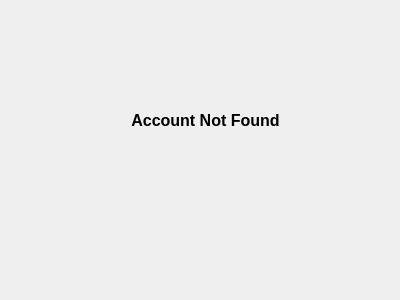
<?xml version="1.0" encoding="UTF-8"?>
<ui version="4.0">
 <class>Form</class>
 <widget class="QWidget" name="Form">
  <property name="geometry">
   <rect>
    <x>0</x>
    <y>0</y>
    <width>400</width>
    <height>300</height>
   </rect>
  </property>
  <property name="windowTitle">
   <string>Log-In Error</string>
  </property>
  <widget class="QLabel" name="label">
   <property name="geometry">
    <rect>
     <x>0</x>
     <y>50</y>
     <width>411</width>
     <height>181</height>
    </rect>
   </property>
   <property name="text">
    <string>&lt;html&gt;&lt;head/&gt;&lt;body&gt;&lt;p align=&quot;center&quot;&gt;&lt;span style=&quot; font-size:12pt; font-weight:600;&quot;&gt;Account Not Found&lt;/span&gt;&lt;/p&gt;&lt;p align=&quot;center&quot;&gt;&lt;br/&gt;&lt;/p&gt;&lt;/body&gt;&lt;/html&gt;</string>
   </property>
  </widget>
 </widget>
 <resources/>
 <connections/>
</ui>
